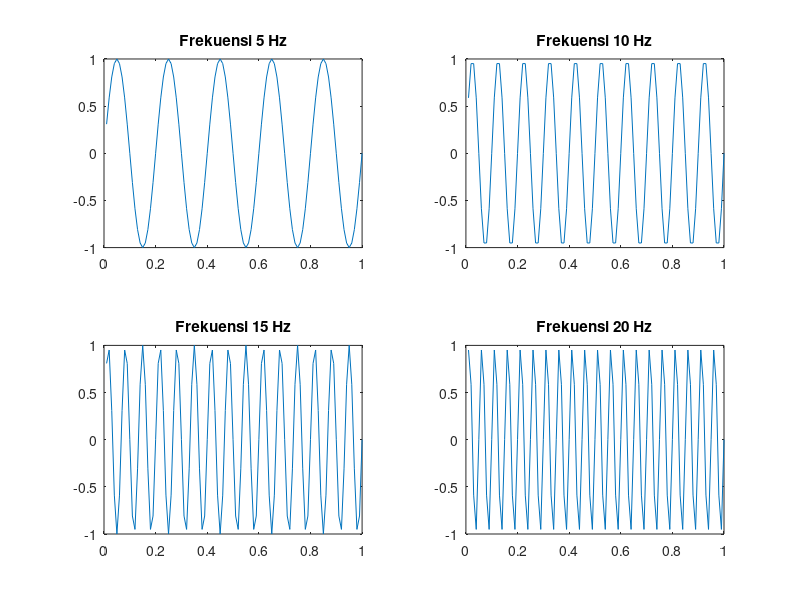

Write MATLAB code to recreate this figure.
% Pembangkitan Sinyal Waktu Kontinu Sinusoidal
Fs = 100;
t = (1:100)/Fs;
s1 = sin(2*pi*5*t);  % frekuensi 5 Hz

s2 = sin(2*pi*10*t); % frekuensi 10 Hz
s3 = sin(2*pi*15*t); % frekuensi 15 Hz
s4 = sin(2*pi*20*t); % frekuensi 20 Hz

figure;
subplot(2, 2, 1)
plot(t, s1)
title('Frekuensi 5 Hz')

subplot(2, 2, 2)
plot(t, s2)
title('Frekuensi 10 Hz')

subplot(2, 2, 3)
plot(t, s3)
title('Frekuensi 15 Hz')

subplot(2, 2, 4)
plot(t, s4)
title('Frekuensi 20 Hz')
